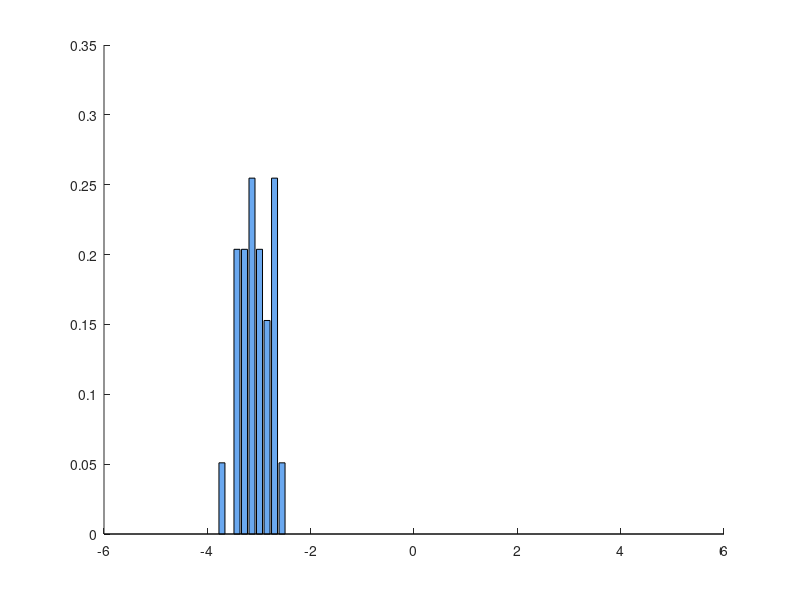

Reproduce this figure in MATLAB. (Note: this script raises an error after producing the figure.)
%%%
%Simple Univariate model using Normal-Inverse gamma variables
%%%

clear all
addpath('../../../../../Codes')
%%
%Simulate the data

rng(123)

%Number of groups/sources
J = 2;

%Two components, so we only need one probability of success
p1_simul = [.2 .1];

%Initialise mu's and sigma^2's
sigma2_simul = [.1 .5 .5 1.5];
mu_simul = [-3 0 0 1];

%Simulate data conditionally on mu,sigma2
y_simul = cell(1,J);
%Number of observations in each group
n = [100 100];
n1 = zeros(1,J); %number of elements in the first group

for j = 1:J
    n1(j) = binornd(n(j),p1_simul(j));
    y_simul{j} = [normrnd(mu_simul((j-1)*2 + 1), sqrt(sigma2_simul((j-1)*2 + 1)), 1, n1(j)) normrnd(mu_simul((j-1)*2 + 2), sqrt(sigma2_simul((j-1)*2 + 2)), 1, n(j) - n1(j))];
end

%Plot of simulating distirbutions and data histograms

%Colors for histograms
Color_Hist = zeros(J*2,3);
Color_Hist(1,:) = [106 168 239]/255; %Component 1 is blue
Color_Hist(2,:) = [183 121 245]/255; %Component 12 is purple-ish
Color_Hist(3,:) = Color_Hist(2,:); %Component 21 is shared
Color_Hist(4,:) = [245 60 60]/255; %Component 3 is red

Color_Lines = zeros(J*2,3);
Color_Lines(1,:) = [0 0 1]; %Component 1 is blue
Color_Lines(2,:) = [120 49 168]/255; %Component 12 is purple-ish
Color_Lines(3,:) = Color_Lines(2,:); %Component 21 is shared
Color_Lines(4,:) = [1 0 0]; %Component 3 is red

figure(1)
dx = (max([y_simul{:}])-min([y_simul{:}]))/50;
xx = min([y_simul{:}])-.5:dx:max([y_simul{:}])+.5;
hold on
for j = 1:J
    [f_k] = hist(y_simul{j}(1:n1(j)),xx);
    bar(xx,p1_simul(j)*f_k/sum(f_k)/dx,'FaceColor',Color_Hist((j-1)*2 + 1,:),'facealpha',.5,'edgecolor','none');
    [f_k] = hist(y_simul{j}(n1(j)+1:n(j)),xx);
    bar(xx,(1-p1_simul(j))*f_k/sum(f_k)/dx,'FaceColor',Color_Hist((j-1)*2 + 2,:),'facealpha',.5,'edgecolor','none');
end
xx = min([y_simul{:}])-.5:0.01:max([y_simul{:}])+.5;
for j = 1:J
    yy = p1_simul(j) * normpdf(xx,mu_simul((j-1)*2 + 1),sqrt(sigma2_simul((j-1)*2 + 1))) + (1 - p1_simul(j)) * normpdf(xx,mu_simul((j-1)*2 + 2),sqrt(sigma2_simul((j-1)*2 + 2)));
    n1_xx = sum(xx<=mu_simul((j-1)*2 + 1)+sqrt(sigma2_simul((j-1)*2 + 1)));
    plot(xx(1:n1_xx),yy(1:n1_xx),'Color',Color_Lines((j-1)*2 + 1,:),'LineWidth',3)
    plot(xx(n1_xx:end),yy(n1_xx:end),'Color',Color_Lines((j-1)*2 + 2,:),'LineWidth',3)
end
axis tight
legend('Comp 1','Comp 12','Comp 21','Comp 3')
xlabel('Y')
%title('Simulating densities and simulated data','FontSize',15)
print(1,'-djpeg','data.jpeg')
close(1)

%%

%Initialise configuration and labels etc...
y = y_simul;

%Gibbs
n_burn1 = 1000;
n_burn2 = 24000;
thin = 1;
n_save = 5000;
n_iter = n_burn1 + n_burn2 + thin*n_save;

%Table-specific labels
T = cell(1,J);
%Dish-specific labels
K = cell(1,J);

%Numerosity in the clusters
%Number of elements in each group
N = cell(1,J);
%Number of tables eating dish k (sum over groups)
M_k = []; %Overall

%Labels
%Factors (one for each data in each group)

%Table-specific unique values
%One for each table in each group (but the same)
%NOT NECESSARY?

%New latent variables u
u = ones(1,J+1);
%Non-conjugate
s_u = 1*ones(1,J+1);
u_accept = zeros(1,J+1);
u_count = zeros(1,J+1);

%Parameters of NGG processes
mm = 1;
ss = sqrt(1);
a_kappa_0 = (mm/ss)^2;
b_kappa_0 = mm/ss^2;
kappa_0 = 0.1;

% mm = .5;
% ss = sqrt(1/20);
% a_sigma_0 = (1-mm)*mm^2/ss^2-mm;
% b_sigma_0 = a_sigma_0*(1-mm)/mm;
a_sigma_0 = 2;
b_sigma_0 = 18;
sigma_0 = .1;
%Non-conjugate
s_sigma_0 = 1;
sigma_0_accept = 0;
sigma_0_count = 0;

mm = 1;
ss = sqrt(1);
a_kappa = (mm/ss)^2;
b_kappa = mm/ss^2;
kappa = 0.1;

% mm = .5;
% ss = sqrt(1/20);
% a_sigma = (1-mm)*mm^2/ss^2-mm;
% b_sigma = a_sigma*(1-mm)/mm;
a_sigma = 2;
b_sigma = 18;
sigma = .2;
%Non-conjugate
s_sigma = 1;
sigma_accept = 0;
sigma_count = 0;

%Hyperparameters of P0
%m0
m1 = 0;
s1 = 1000;
m0 = 0.25;

%k0
a_k0 = 1;
b_k0 = 1;
k0 = 0.62;


%Hyperparameters of sigma2
a_sigma2 = 2.07;
b_sigma2 = 0.66;


%All together
for j = 1:J
    T{j} = ones(1,n(j));
    N{j} = n(j);
end
K{1} = 1;
K{2} = 1;
M_k = J;
Kn = 1;

%Number of tables in each restaurant
M_j = ones(1,J);

Sigma2 = 0.1*ones(1,Kn);
Mu = zeros(1,Kn);

%Adaptive variance
tau = .234;
g_w = 0.7;

%Outputs
T_out = cell(n_save,J);
K_out = cell(n_save,J);
N_out = cell(n_save,J);
M_j_out = cell(1,n_save);
M_k_out = cell(1,n_save);
Tau_out = cell(n_save,J);
Sigma2_out = cell(1,n_save);
Mu_out = cell(1,n_save);
kappa_0_out = zeros(1,n_save);
sigma_0_out = zeros(1,n_save);
kappa_out = zeros(1,n_save);
sigma_out = zeros(1,n_save);
Kn_out = zeros(1,n_save);
U_out = zeros(n_save,J+1);
k0_out = zeros(1,n_save);
m0_out = zeros(1,n_save);
%%
% %Predictive
% dg = (max([y_simul{:}])-min([y_simul{:}]))/100;
% pred_grid = (min([y_simul{:}])-2):dg:(max([y_simul{:}])+2);
% l_grid = length(pred_grid);
% pred_mean = zeros(J+1,l_grid);

tic
%profile on
for iter = 1:n_iter
    
    
    if mod(iter,100) == 0
        iter
    end
    
    %For element ji, sample the table value, after removing the element from
    %the list
    
    for j = 1:J
        for i = 1:n(j)
            
            aux_t = T{j}(i);
            aux_k = K{j}(aux_t);
            
            N{j}(aux_t) = N{j}(aux_t) - 1;
            
            %Empty clusters
            aloneN = ( N{j}(aux_t)==0 );
            if aloneN
                M_k(aux_k) = M_k(aux_k) - 1;
            end
            aloneMk = ( M_k(aux_k)==0 );
            
            
            %Weights for each dish
            f_k = -inf*ones(1,Kn+1);
            
            %In the first position is the probability of a new table
            scale_one = b_sigma2/a_sigma2*(k0+1)/k0;
            f_k(1) = log( tpdf((y{j}(i)-m0)/sqrt(scale_one),2*a_sigma2)/sqrt(scale_one) );
            
            for k = 1:Kn
                
                %People eating dish k excluding data point y_ji
                den = [];
                for j_aux = 1:J
                    index = find(K{j_aux}(T{j_aux})==k);
                    if j_aux == j
                        index = setdiff(index, i);
                    end
                    den = [den y{j_aux}(index)];
                end
                
                if ~isempty(den)
                    sizeden = length(den);
                    sumden = sum(den);
                    meanden = sumden/sizeden;
                    
                    meanboth = (y{j}(i) + sumden)/(1 + sizeden);
                    
                    k0_den = k0 + sizeden;
                    %k0_aux = k0_den + 1;
                    m0_den = (k0*m0 + sumden)/k0_den;
                    %m0_aux = (k0*m0 + sumden + y{j}(i))/k0_aux;
                    a_den = a_sigma2 + sizeden/2;
                    %a_aux = a_den + 1/2;
                    b_den = b_sigma2 + .5*(sum((den - meanden).^2) + k0*sizeden*(meanden - m0)^2/k0_den);
                    %b_aux = b_sigma2 + .5*(sum(([y{j}(i) den] - meanboth).^2) + k0*(sizeden + 1)*(meanboth - m0)^2/k0_aux);
                    scale_aux = b_den/a_den*(k0_den + 1)/k0_den;
                    
                    f_k(k + 1) = log( tpdf((y{j}(i)-m0_den)/sqrt(scale_aux),2*a_den)/sqrt(scale_aux) );
                    %gammaln(a_aux) - gammaln(a_den) + .5*(log(k0_den) - log(k0_aux)) - 1/2*(log(2*pi)) + a_den*log(b_den) - a_aux*log(b_aux);
                end
            end
            
            f_k = f_k([1:Kn+1 K{j}+1]);
            w = [kappa_0 * (u(1)+1)^sigma_0 (M_k-sigma_0)];
            w = [kappa * (u(j+1)+1)^sigma * w/sum(w) (N{j}-sigma)];
            
            %The (N{j} - sigma) term could be < 0!
            if aloneN
                w(Kn + 1 + aux_t) = 0;
                %Same thing for the (M_k - sigma_0) term!
                if aloneMk
                    w(aux_k + 1) = 0;
                end
            end
            
            f_k = exp(f_k-max(f_k)) .* w;
            f_k = f_k/sum(f_k);
            
            cumsum_f_k = cumsum(f_k);
            hh = find(rand <= cumsum_f_k,1);
            
            if hh == 1
                if aloneN
                    %Select new dish for the new table but use same
                    %label (the cluster was empty)
                    N{j}(aux_t) = 1;
                    
                    if aloneMk
                        %Same number of dishes in the global menu
                        %Number of tables serving this dish is now one
                        M_k(aux_k) = 1;
                    else
                        Kn = Kn + 1;
                        M_k = [M_k 1];
                        K{j}(aux_t) = Kn;
                    end
                else
                    Kn = Kn + 1;
                    M_k = [M_k 1];
                    M_j(j) = M_j(j) + 1;
                    T{j}(i) = M_j(j);
                    K{j} = [K{j} Kn];
                    N{j} = [N{j} 1];
                end
            elseif hh <= Kn+1
                %New table, old dish
                h_k = hh - 1;
                
                M_k(h_k) = M_k(h_k) + 1;
                
                if aloneN
                    K{j}(aux_t) = h_k;
                    N{j}(aux_t) = 1;
                    if aloneMk
                        Kn = Kn - 1;
                        for i_j = 1:J
                            K{i_j}(K{i_j} > aux_k) = K{i_j}(K{i_j} > aux_k) - 1;
                        end
                        M_k(aux_k) = [];
                    end
                else
                    M_j(j) = M_j(j) + 1;
                    T{j}(i) = M_j(j);
                    K{j} = [K{j} h_k];
                    N{j} = [N{j} 1];
                end
            else
                %Old table, old dish
                h_t = hh - Kn - 1;
                
                T{j}(i) = h_t;
                N{j}(h_t) = N{j}(h_t) + 1;
                if aloneN
                    %One new person at table h_t
                    %No-one is sitting at table aux -> remove
                    N{j}(aux_t) = [];
                    T{j}(T{j} > aux_t) = T{j}(T{j} > aux_t) - 1;
                    K{j}(aux_t) = [];
                    M_j(j) = M_j(j) - 1;
                    if aloneMk
                        Kn = Kn - 1;
                        for i_j = 1:J
                            K{i_j}(K{i_j} > aux_k) = K{i_j}(K{i_j} > aux_k) - 1;
                        end
                        M_k(aux_k) = [];
                    end
                end
            end
        end
    end
    
    
    %Sample the table dish label, removing all the element at the table
    for j = 1:J
        num_tables = length(unique(T{j}));
        for t = 1:num_tables;
            
            %Dish served at this table
            aux_k = K{j}(t);
            
            %Update number of tables serving dish k
            M_k(aux_k) = M_k(aux_k) - 1;
            %It could have been the only table serving dish k
            aloneMk = ( M_k(aux_k)==0 );
            
            f_k = -inf*ones(1,Kn+1);
            
            %Select the tables serving dish k
            table_i = find(T{j}==t);
            table = y{j}(table_i);
            sizetable = length(table);
            sumtable = sum(table);
            meantable = sumtable/sizetable;
            
            k0_table = k0 + sizetable;
            m0_table = (k0*m0 + sumtable)/k0_table;
            a_table = a_sigma2 + sizetable/2;
            b_table = b_sigma2 + .5*(sum((table - meantable).^2) + k0*sizetable*(meantable - m0)^2/k0_table);
            
            f_k(1) = gammaln(a_table) - gammaln(a_sigma2) + .5*(log(k0) - log(k0_table)) - sizetable/2*(log(2*pi)) + a_sigma2*log(b_sigma2) - a_table*log(b_table);
            
            for k = 1:Kn
                
                %People eating dish k excluding data points table_ji
                den = [];
                for j_aux = 1:J
                    index = find(K{j_aux}(T{j_aux})==k);
                    if j_aux == j
                        index = setdiff(index, table_i);
                    end
                    den = [den y{j_aux}(index)];
                end
                
                if ~isempty(den)
                    sizeden = length(den);
                    sumden = sum(den);
                    meanden = sumden/sizeden;
                    
                    meanboth = (sumtable + sumden)/(sizetable + sizeden);
                    
                    k0_den = k0 + sizeden;
                    k0_aux = k0_den + sizetable;
                    m0_den = (k0*m0 + sumden)/k0_den;
                    m0_aux = (k0*m0 + sumden + sumtable)/k0_aux;
                    a_den = a_sigma2 + sizeden/2;
                    a_aux = a_den + sizetable/2;
                    b_den = b_sigma2 + .5*(sum((den - meanden).^2) + k0*sizeden*(meanden - m0)^2/k0_den);
                    b_aux = b_sigma2 + .5*(sum(([table den] - meanboth).^2) + k0*(sizetable + sizeden)*(meanboth - m0)^2/k0_aux);
                    
                    f_k(k + 1) = gammaln(a_aux) - gammaln(a_den) + .5*(log(k0_den) - log(k0_aux)) - sizetable/2*(log(2*pi)) + a_den*log(b_den) - a_aux*log(b_aux);
                end
            end
            
            w = [kappa_0*(u(1)+1)^sigma_0 (M_k-sigma_0)];
            
            %The (M_k - sigma_0) term could be < 0!
            if aloneMk
                w(aux_k + 1) = 0;
            end
            
            f_k = exp(f_k-max(f_k)) .* w;
            f_k = f_k/sum(f_k);
            
            cumsum_f_k = cumsum(f_k);
            hh = find(rand <= cumsum_f_k,1);
            
            if  hh == 1
                if aloneMk
                    %Same number of dishes in the global menu
                    %Number of tables serving this dish is increased by one (equal to 1)
                    M{j}(aux_k) = 1;
                    M_k(aux_k) = 1;
                else
                    Kn = Kn + 1;
                    M_k = [M_k 1];
                    K{j}(t) = Kn;
                end
            else
                %Old dish at this table
                h_k = hh - 1;
                
                M_k(h_k) = M_k(h_k) + 1;
                K{j}(t) = h_k;
                if aloneMk
                    Kn = Kn - 1;
                    for i_j = 1:J
                        K{i_j}(K{i_j} > aux_k) = K{i_j}(K{i_j} > aux_k) - 1;
                    end
                    M_k(aux_k) = [];
                end
            end
        end
    end
    
    
    %Acceleration step
    Sigma2 = zeros(1,Kn);
    Mu = zeros(1,Kn);
    for k = 1:Kn
        %All the people eating dish k
        dish_k = [];
        for j = 1:J
            dish_k = [dish_k, y{j}(K{j}(T{j})==k)];
        end
        size_k = length(dish_k);
        sum_k = sum(dish_k);
        mean_k = sum_k/size_k;
        k0_aux = k0 + size_k;
        
        Sigma2(k) = 1/gamrnd(a_sigma2 + size_k/2,1/( b_sigma2 + .5*(sum((dish_k - mean_k).^2) + k0*size_k*(mean_k - m0)^2/k0_aux) ));
        Mu(k) = normrnd((k0*m0+sum_k)/k0_aux,sqrt(Sigma2(k)/k0_aux));
    end
    
    
    
    %Update u0
    u_new = exp(log(u(1)) + sqrt(s_u(1))*randn);
    
    log_accept = sum(M_k)*(log(u_new) - log(u(1)));
    log_accept = log_accept - kappa_0/sigma_0*((u_new+1)^sigma_0 - (u(1)+1)^sigma_0);
    log_accept = log_accept - (sum(M_k) - Kn*sigma_0) * (log(u_new+1) - log(u(1)+1));
    
    if (isreal(log_accept) == 0 )
        stop(1);
    end
    
    accept = 1;
    if (isnan(log_accept) == 1)
        accept = 0;
    elseif ( log_accept < 0 )
        accept = exp(log_accept);
    end
    
    u_accept(1) = u_accept(1) + accept;
    u_count(1) = u_count(1) + 1;
    
    if ( rand < accept )
        u(1) = u_new;
    end
    
    if iter > n_burn1
        s_u(1) = exp(log(s_u(1))+iter^(-g_w)*(accept-tau));
    end
    
    
    for j = 1:J
        %Update uj
        u_new = exp(log(u(j+1)) + sqrt(s_u(j+1))*randn);
        
        log_accept = n(j)*(log(u_new) - log(u(j+1)));
        log_accept = log_accept - kappa/sigma*((u_new+1)^sigma - (u(j+1)+1)^sigma);
        log_accept = log_accept - (n(j) - M_j(j)*sigma) * (log(u_new+1) - log(u(j+1)+1));
        
        if (isreal(log_accept) == 0 )
            stop(1);
        end
        
        accept = 1;
        if (isnan(log_accept) == 1)
            accept = 0;
        elseif ( log_accept < 0 )
            accept = exp(log_accept);
        end
        
        u_accept(j+1) = u_accept(j+1) + accept;
        u_count(j+1) = u_count(j+1) + 1;
        
        if ( rand < accept )
            u(j+1) = u_new;
        end
        
        if iter > n_burn1
            s_u(j+1) = exp(log(s_u(j+1))+iter^(-g_w)*(accept-tau));
        end
    end
    
    
    
    %Update kappa's
    
    %     kappa_0 = gamrnd(a_kappa_0 + Kn, 1/( b_kappa_0 + ((u(1)+1)^sigma_0-1)/sigma_0 ));
    % kappa = gamrnd(a_kappa + sum(M_k), 1/( b_kappa + sum(((u(2:end)+1).^sigma-1)/sigma) ));
    
    %Update sigma's
    
    %sigma_0
    sigma_new = exp(log(sigma_0/(1-sigma_0)) + sqrt(s_sigma_0)*randn);
    sigma_new = 1/(1+1/sigma_new);
    
    log_accept = a_sigma_0*(log(sigma_new) - log(sigma_0)) + b_sigma_0*(log(1-sigma_new) - log(1-sigma_0));
    log_accept = log_accept + Kn * (log(u(1)+1)*(sigma_new-sigma_0) + gammaln(1-sigma_0) - gammaln(1-sigma_new));
    log_accept = log_accept - kappa_0*(((u(1)+1)^sigma_new-1)/sigma_new - ((u(1)+1)^sigma_0-1)/sigma_0);
    log_accept = log_accept + sum(gammaln(M_k - sigma_new) - gammaln(M_k - sigma_0));
    
    if (isreal(log_accept) == 0 )
        stop(1);
    end
    
    accept = 1;
    if (isnan(log_accept) == 1)
        accept = 0;
    elseif ( log_accept < 0 )
        accept = exp(log_accept);
    end
    
    sigma_0_accept = sigma_0_accept + accept;
    sigma_0_count = sigma_0_count + 1;
    
    if ( rand < accept )
        sigma_0 = sigma_new;
    end
    
    if iter > n_burn1
        s_sigma_0 = exp(log(s_sigma_0)+iter^(-g_w)*(accept-tau));
    end
    
    
    %sigma
    sigma_new = exp(log(sigma/(1-sigma)) + sqrt(s_sigma)*randn);
    sigma_new = 1/(1+1/sigma_new);
    
    
    log_accept = a_sigma*(log(sigma_new) - log(sigma)) + b_sigma*(log(1-sigma_new) - log(1-sigma));
    log_accept = log_accept + sum(log(u(2:end)+1) .* M_j)*(sigma_new-sigma) + sum(M_k) * (gammaln(1-sigma) - gammaln(1-sigma_new));
    log_accept = log_accept - kappa*sum( ((u(2:end)+1).^sigma_new-1)/sigma_new - ((u(2:end)+1).^sigma-1)/sigma );
    log_accept = log_accept + sum(gammaln([N{:}] - sigma_new) - gammaln([N{:}] - sigma));
    
    if (isreal(log_accept) == 0 )
        stop(1);
    end
    
    accept = 1;
    if (isnan(log_accept) == 1)
        accept = 0;
    elseif ( log_accept < 0 )
        accept = exp(log_accept);
    end
    
    sigma_accept = sigma_accept + accept;
    sigma_count = sigma_count + 1;
    
    if ( rand < accept )
        sigma = sigma_new;
    end
    
    if iter > n_burn1
        s_sigma = exp(log(s_sigma)+iter^(-g_w)*(accept-tau));
    end
    
    
    
    %Saving the output
    if iter > (n_burn1 + n_burn2) && mod((iter - n_burn1 - n_burn2),thin) == 0
        
        iter_aux = (iter - n_burn1 - n_burn2)/thin;
        
        Mu_out{iter_aux} = Mu;
        Sigma2_out{iter_aux} = Sigma2;
        for j = 1:J
            T_out{iter_aux,j} = T{j};
            K_out{iter_aux,j} = K{j};
            N_out{iter_aux,j} = N{j};
        end
        M_j_out{iter_aux} = M_j;
        M_k_out{iter_aux} = M_k;
        kappa_0_out(iter_aux) = kappa_0;
        sigma_0_out(iter_aux) = sigma_0;
        kappa_out(iter_aux) = kappa;
        sigma_out(iter_aux) = sigma;
        Kn_out(iter_aux) = Kn;
        U_out(iter_aux,:) = u;
        k0_out(iter_aux) = k0;
        m0_out(iter_aux) = m0;
    end
end
toc
%profile viewer

%%
save('N_HNGG')

%% PLOTS
load('N_HNGG')

%%
%Predictive
dg = (max([y_simul{:}])-min([y_simul{:}]))/100;
pred_grid = (min([y_simul{:}])-2):dg:(max([y_simul{:}])+2);
l_grid = length(pred_grid);
pred = zeros(J+1,l_grid);


for it = 1:n_save
    
    %For new group (but point-wise!)'
    nu_one = 2*a_sigma2;
    m0_one = m0_out(it);
    scale_one = b_sigma2/a_sigma2*(k0_out(it) + 1)/k0_out(it);
    
    %Quantities needed for update
    m0_jk = zeros(1,Kn_out(it));
    nu_jk = zeros(1,Kn_out(it));
    scale_jk = zeros(1,Kn_out(it));
    
    for jk = 1:Kn_out(it)
        %All the people eating dish jk
        dish_jk = [];
        for ind_j = 1:J
            dish_jk = [dish_jk, y{ind_j}(K_out{it,ind_j}(T_out{it,ind_j})==jk)];
        end
        
        size_jk = length(dish_jk);
        sum_jk = sum(dish_jk);
        mean_jk = sum_jk/size_jk;
        
        k0_jk = k0_out(it) + size_jk;
        m0_jk(jk) = (k0_out(it)*m0_out(it) + sum_jk)/k0_jk;
        a_jk = a_sigma2 + size_jk/2;
        nu_jk(jk) = 2*a_jk;
        b_jk = (b_sigma2 + .5*(sum((dish_jk - mean_jk).^2) + k0_out(it)*size_jk*(mean_jk - m0_out(it))^2/k0_jk));
        scale_jk(jk) = b_jk/a_jk*(k0_jk + 1)/k0_jk;
    end
    
    %Predictive in source group
    for j = 1:J
        
        %Compute weights as in algorithm
        nu_it = [nu_one nu_jk([1:Kn_out(it) K_out{it,j}])];
        m0_it = [m0_one m0_jk([1:Kn_out(it) K_out{it,j}])];
        scale_it = [scale_one scale_jk([1:Kn_out(it) K_out{it,j}])];
        w = [kappa_0_out(it) * (U_out(it,1)+1)^sigma_0_out(it) (M_k_out{it} - sigma_0_out(it))];
        w = [kappa_out(it) * (U_out(it,j+1)+1)^sigma_out(it) * w/sum(w) (N_out{it,j} - sigma_out(it))];
        w = w/sum(w);
        
        for ii = 1:length(w)
            pred(j,:) = pred(j,:) + w(ii) * tpdf((pred_grid - m0_it(ii))/sqrt(scale_it(ii)),nu_it(ii))/sqrt(scale_it(ii));
        end
    end
    %Predictive of new restaurant (dish level?)
    p_do = (M_k_out{it} - sigma_0_out(it))/(kappa_0_out(it) * (U_out(it,1)+1)^sigma_0_out(it) + sum(M_k_out{it}) - Kn_out(it) * sigma_0_out(it));
    for jk = 1:Kn_out(it)
        pred(J+1,:) = pred(J+1,:) + p_do(jk) * tpdf((pred_grid-m0_jk(jk))/sqrt(scale_jk(jk)),nu_jk(jk))/sqrt(scale_jk(jk));
    end
    p_dn = kappa_0_out(it) * (U_out(it,1)+1)^sigma_0_out(it)/(kappa_0_out(it) * (U_out(it,1)+1)^sigma_0_out(it) + sum(M_k_out{it}) - Kn_out(it) * sigma_0_out(it));
    pred(J+1,:) = pred(J+1,:) + p_dn * tpdf((pred_grid-m0_one)/sqrt(scale_one),2*a_sigma2)/sqrt(scale_one);
end

pred = pred/n_save;
sum(pred'*dg)



%Plot of predictive distirbutions and data histograms

%Predictive in groups
figure(1)
dx = (max([y_simul{:}])-min([y_simul{:}]))/25;
xx = min([y_simul{:}])-.5:dx:max([y_simul{:}])+.5;
hold on
for j = 1:J
    [f_k] = hist(y_simul{j}(1:n1(j)),xx);
    bar(xx,p1_simul(j)*f_k/sum(f_k)/dx,'FaceColor',Color_Hist((j-1)*2 + 1,:),'facealpha',.5,'edgecolor','none');
    [f_k] = hist(y_simul{j}(n1(j)+1:n(j)),xx);
    bar(xx,(1-p1_simul(j))*f_k/sum(f_k)/dx,'FaceColor',Color_Hist((j-1)*2 + 2,:),'facealpha',.5,'edgecolor','none');
end
xx = pred_grid;
plot(xx,pred(1,:),'-','LineWidth',3)
plot(xx,pred(2,:),'-.','LineWidth',3)
axis tight
legend({'Comp 1','Comp 2 (Group 1)','Comp 2 (Group 2)','Comp 3','Predictive (Group 1)','Predictive (Group 2)'},'FontSize',15)
xlabel('Y', 'Fontsize', 15)
print(1,'-djpeg','N_HNGG_Pred_groups.jpeg')
print(1,'-depsc','N_HNGG_Pred_groups.eps')
print(1,'-deps','N_HNGG_Pred_groups_bw.eps')
close(1)


%Predictive new group
figure(1)
dx = (max([y_simul{:}])-min([y_simul{:}]))/25;
xx = min([y_simul{:}])-.5:dx:max([y_simul{:}])+.5;
hold on
[f_k] = hist([y_simul{:}],xx);
bar(xx,f_k/sum(f_k)/dx,'FaceColor',Color_Hist((j-1)*2 + 1,:),'facealpha',.5,'edgecolor','none');
xx = pred_grid;
plot(xx,pred(J+1,:),'LineWidth',3)
axis tight
legend({'Data','Predictive new Group'}, 'Fontsize', 15)
xlabel('Y', 'Fontsize', 15)
print(1,'-djpeg','N_HNGG_Pred_new.jpeg')
print(1,'-depsc','N_HNGG_Pred_new.eps')
print(1,'-deps','N_HNGG_Pred_new_bw.eps')
close(1)


%% 
%Posterior total number of dishes
%AND
%Posterior number of clusters in restaurants

%Total number of dishes - Histogram
figure(1)
xx = unique(Kn_out);
ff = hist(Kn_out,xx);
bar(xx,ff/sum(ff));
axis tight
legend({'Number of Clusters (both Groups)'}, 'Fontsize', 15)
print(1,'-djpeg','N_HNGG_Kn_Sigma_Rand.jpeg')
print(1,'-depsc','N_HNGG_Kn_Sigma_Rand.eps')
print(1,'-deps','N_HNGG_Kn_Sigma_Rand_bw.eps')
close(1)

%Num dishes in each restaurant
figure(2)
NumDish = zeros(n_save,J);
for g = 1:n_save
    for j = 1:J
        NumDish(g,j) = length(unique(K_out{g,j}));
    end
end
eps = [-0.13 0.13];

hold on
for j = 1:J
    xx = unique(NumDish(:,j));
    ff = hist(NumDish(:,j),xx);
    if j == 1
        bar(xx + eps(j),ff/sum(ff), 0.25,'FaceColor',Color_Hist(j,:),'facealpha',.55,'edgecolor','none');
        xx = unique(NumDish);
        XTick = num2str(unique(NumDish));
        set(gca,'xtick', xx)
        set(gca,'xticklabel', XTick)
    else
        bar(xx + eps(j),ff/sum(ff), 0.25,'FaceColor',Color_Hist(4,:),'facealpha',.55,'edgecolor','none');
    end
end
axis tight
title('')
legend({'Number of Clusters (Group 1)', 'Number of Clusters (Group 2)'}, 'Fontsize', 15)
print(2,'-djpeg','N_HNGG_NumDishes_Sigma_Rand.jpeg')
print(2,'-depsc','N_HNGG_NumDishes_Sigma_Rand.eps')
print(2,'-deps','N_HNGG_NumDishes_Sigma_Rand_bw.eps')
close(2)



%Posterior distribution of sigma, sigma0
figure(1)
dx = (max(sigma_out)-min(sigma_out))/12;
xx = min(sigma_out):dx:1.1;
hold on
[f_k] = hist(sigma_out,xx);
bar(xx,f_k/sum(f_k)/dx,'b','facealpha',.5,'edgecolor','none');
ff = ksdensity(sigma_out, xx);
plot(xx,ff,'LineWidth',1.5)
axis tight
xlim([0 1])
legend({'MCMC sample', 'Kernel Density Est.'}, 'Fontsize', 15)
xlabel('\sigma', 'Fontsize', 15)
print(1,'-djpeg','N_HNGG_SigmaRandom.jpeg')
print(1,'-depsc','N_HNGG_SigmaRandom.eps')
print(1,'-deps','N_HNGG_SigmaRandom_bw.eps')
close(1)

figure(1)
dx = (max(sigma_0_out)-min(sigma_0_out))/10;
xx = min(sigma_0_out):dx:1.1;
hold on
[f_k] = hist(sigma_0_out,xx);
bar(xx,f_k/sum(f_k)/dx,'b','facealpha',.5,'edgecolor','none');
ff = ksdensity(sigma_0_out, xx);
plot(xx,ff,'LineWidth',1.5)
axis tight
xlim([0 1])
legend({'MCMC sample', 'Kernel Density Est.'}, 'Fontsize', 15)
xlabel('\sigma_0', 'Fontsize', 15)
print(1,'-djpeg','N_HNGG_Sigma0Random.jpeg')
print(1,'-depsc','N_HNGG_Sigma0Random.eps')
print(1,'-deps','N_HNGG_Sigma0Random_bw.eps')
close(1)

%%
%LPML

CPO_j = cell(1,J);
CPO = zeros(1, sum(n));
for it = 1:n_save
    for j = 1:J
        index = K_out{it,j}(T_out{it,j});
        aux = normpdf(y{j}, Mu_out{it}(index), sqrt(Sigma2_out{it}(index)));
        CPO_j{j} = 1 ./ aux;
    end
    CPO = CPO + [CPO_j{:}];
end
LPML = sum(log( n_save ./ CPO ));
